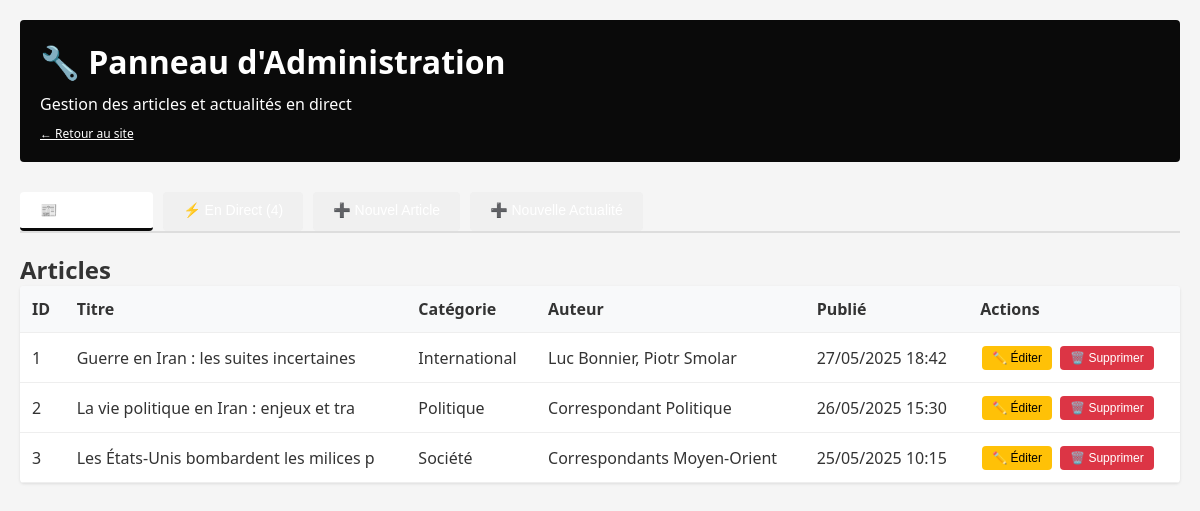
The app's page /admin/index.php with its own data.
### tables this page shows
CREATE TABLE IF NOT EXISTS articles (
    id INT AUTO_INCREMENT PRIMARY KEY,
    category_id INT NOT NULL,
    title VARCHAR(255) NOT NULL,
    description VARCHAR(500),
    content LONGTEXT,
    author VARCHAR(150),
    image_url VARCHAR(500),
    is_featured BOOLEAN DEFAULT 0,
    published_at TIMESTAMP DEFAULT CURRENT_TIMESTAMP,
    created_at TIMESTAMP DEFAULT CURRENT_TIMESTAMP,
    updated_at TIMESTAMP DEFAULT CURRENT_TIMESTAMP ON UPDATE CURRENT_TIMESTAMP,
    FOREIGN KEY (category_id) REFERENCES categories(id) ON DELETE CASCADE,
    INDEX idx_category (category_id),
    INDEX idx_published (published_at),
    INDEX idx_featured (is_featured)
);

CREATE TABLE IF NOT EXISTS categories (
    id INT AUTO_INCREMENT PRIMARY KEY,
    name VARCHAR(100) NOT NULL UNIQUE,
    slug VARCHAR(100) NOT NULL UNIQUE,
    created_at TIMESTAMP DEFAULT CURRENT_TIMESTAMP,
    updated_at TIMESTAMP DEFAULT CURRENT_TIMESTAMP ON UPDATE CURRENT_TIMESTAMP
);

### model/Article.php (called while the page is built, shortened)
<?php
class Article {
    private $pdo;
    public function __construct($pdo) {
        $this->pdo = $pdo;
    }
    public function getAll($limit = 9, $offset = 0) {
        $sql = "SELECT a.*, c.name as category_name FROM articles a
                LEFT JOIN categories c ON a.category_id = c.id
                ORDER BY a.published_at DESC
                LIMIT :offset, :limit";
        $stmt = $this->pdo->prepare($sql);
        $stmt->bindParam(':offset', $offset, PDO::PARAM_INT);
        $stmt->bindParam(':limit', $limit, PDO::PARAM_INT);
        $stmt->execute();
        return $stmt->fetchAll(PDO::FETCH_ASSOC);
    }
}
?>

### admin/index.php (the view, shortened to what this page needs)
<?php
require_once __DIR__ . '/../model/Article.php';
$database = new Database();
$pdo = $database->connect();
$articleModel = new Article($pdo);
$diffusionModel = new Diffusion($pdo);
$articles = $articleModel->getAll(100);
$diffusions = $diffusionModel->getAll();
?>
<!DOCTYPE html>
<html lang="fr">
<head>
</head>
<body>
<div class="container">
    <header>
        <h1>🔧 Panneau d'Administration</h1>
        <p>Gestion des articles et actualités en direct</p>
        <p style="margin-top: 10px; font-size: 12px;">
            <a href="../index.php" style="color: #fff; text-decoration: underline;">← Retour au site</a>
        </p>
    </header>
    <div class="nav-tabs">
        <button class="tab-btn active" onclick="showTab('articles')">📰 Articles (<?php echo count($articles); ?>)</button>
        <button class="tab-btn" onclick="showTab('diffusions')">⚡ En Direct (<?php echo count($diffusions); ?>)</button>
        <button class="tab-btn" onclick="showTab('ajouter-article')">➕ Nouvel Article</button>
        <button class="tab-btn" onclick="showTab('ajouter-diffusion')">➕ Nouvelle Actualité</button>
    </div>
    <div id="articles" class="tab-content active">
        <h2>Articles</h2>
        <table>
            <thead>
                <tr>
                    <th>ID</th>
                    <th>Titre</th>
                    <th>Catégorie</th>
                    <th>Auteur</th>
                    <th>Publié</th>
                    <th>Actions</th>
                </tr>
            </thead>
            <tbody>
                <?php foreach ($articles as $art): ?>
                <tr>
                    <td><?php echo $art['id']; ?></td>
                    <td><?php echo htmlspecialchars(substr($art['title'], 0, 40)); ?></td>
                    <td><?php echo $art['category_name'] ?? 'N/A'; ?></td>
                    <td><?php echo htmlspecialchars($art['author'] ?? 'Rédaction'); ?></td>
                    <td><?php echo date('d/m/Y H:i', strtotime($art['published_at'])); ?></td>
                    <td>
                        <button class="btn-small btn-edit" onclick="editArticle(<?php echo $art['id']; ?>)">✏️ Éditer</button>
                        <button class="btn-small btn-delete" onclick="deleteArticle(<?php echo $art['id']; ?>)">🗑️ Supprimer</button>
                    </td>
                </tr>
                <?php endforeach; ?>
            </tbody>
        </table>
    </div>
    </div>
</body>
</html>

### admin/index.php (style rules this page uses)
* { margin: 0; padding: 0; box-sizing: border-box; }
body { font-family: 'Segoe UI', Tahoma, Geneva, Verdana, sans-serif; background: #f5f5f5; color: #333; }
.container { max-width: 1200px; margin: 0 auto; padding: 20px; }
header { background: #0a0a0a; color: #fff; padding: 20px; margin-bottom: 30px; border-radius: 4px; }
h1 { margin-bottom: 10px; }
.nav-tabs { display: flex; gap: 10px; margin: 20px 0; border-bottom: 2px solid #ddd; }
.nav-tabs button { padding: 10px 20px; background: #f0f0f0; border: none; cursor: pointer; font-size: 14px; border-bottom: 3px solid transparent; transition: all 0.3s; }
.nav-tabs button.active { background: #fff; border-bottom-color: #0a0a0a; font-weight: 600; }
.tab-content { display: none; }
.tab-content.active { display: block; }
button { background: #0057a8; color: #fff; padding: 10px 20px; border: none; border-radius: 4px; cursor: pointer; font-size: 14px; transition: background 0.3s; }
table { width: 100%; border-collapse: collapse; background: #fff; border-radius: 4px; overflow: hidden; box-shadow: 0 1px 3px rgba(0, 0, 0, 0.1); }
th, td { padding: 12px; text-align: left; border-bottom: 1px solid #eee; }
th { background: #f8f9fa; font-weight: 600; }
.btn-small { padding: 5px 10px; font-size: 12px; margin: 0 2px; }
.btn-delete { background: #dc3545; }
.btn-edit { background: #ffc107; color: #000; }

### records on screen
articles: id "1", title "Guerre en Iran : les suites incertaines", category.name "International", author "Luc Bonnier, Piotr Smolar", published_at "27/05/2025 18:42"
articles: id "2", title "La vie politique en Iran : enjeux et tra", category.name "Politique", author "Correspondant Politique", published_at "26/05/2025 15:30"
articles: id "3", title "Les États-Unis bombardent les milices p", category.name "Société", author "Correspondants Moyen-Orient", published_at "25/05/2025 10:15"
